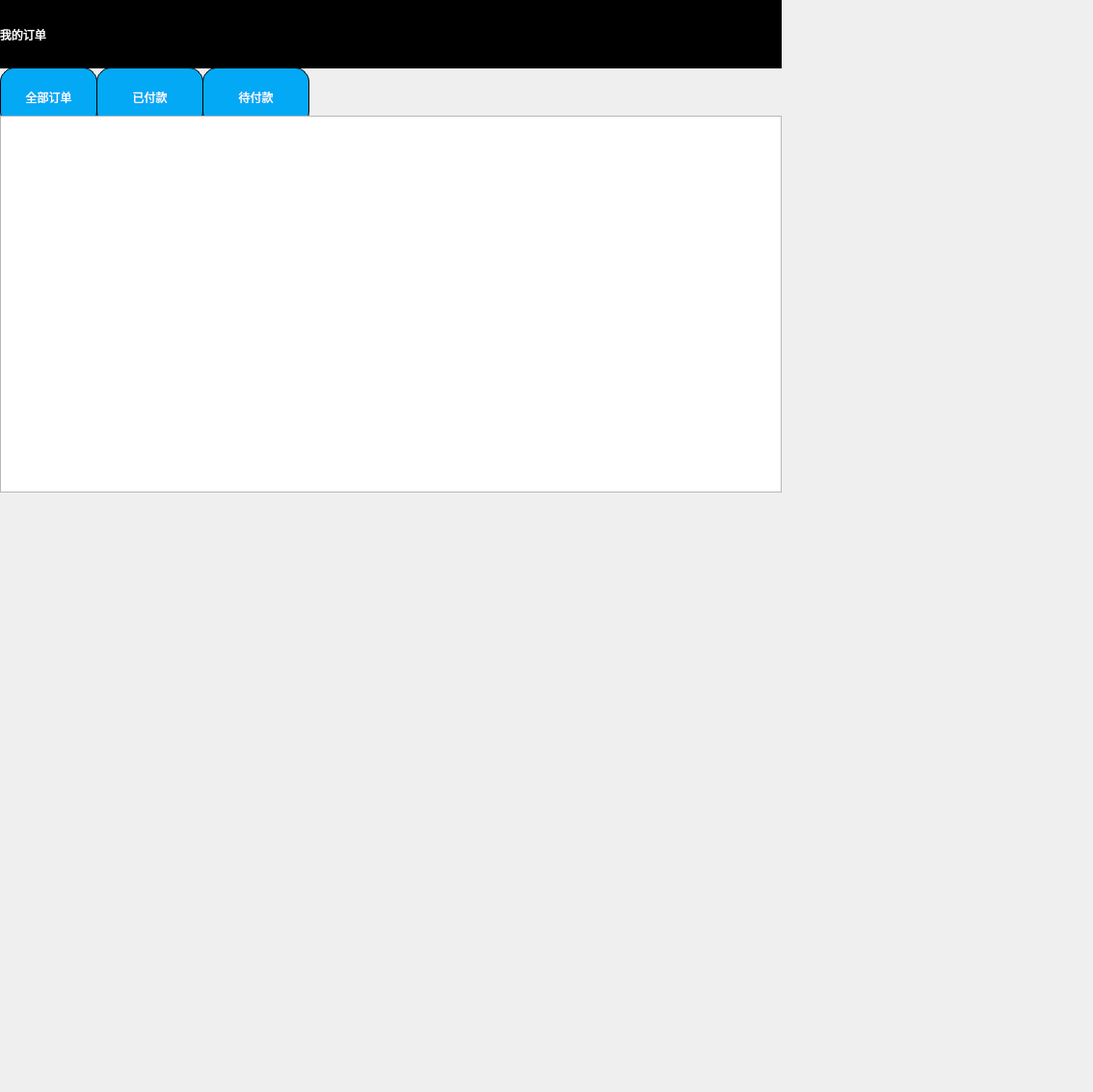
<?xml version="1.0" encoding="UTF-8"?>
<ui version="4.0">
 <class>Order</class>
 <widget class="QDialog" name="Order">
  <property name="geometry">
   <rect>
    <x>0</x>
    <y>0</y>
    <width>1134</width>
    <height>1133</height>
   </rect>
  </property>
  <property name="windowTitle">
   <string>Dialog</string>
  </property>
  <property name="styleSheet">
   <string notr="true"/>
  </property>
  <widget class="QLabel" name="label">
   <property name="geometry">
    <rect>
     <x>0</x>
     <y>0</y>
     <width>811</width>
     <height>71</height>
    </rect>
   </property>
   <property name="styleSheet">
    <string notr="true">background-color: rgb(0, 0, 0);
font: 15pt &quot;造字工房力黑（非商用）常规体&quot;;
color:#fff</string>
   </property>
   <property name="text">
    <string>我的订单</string>
   </property>
  </widget>
  <widget class="QPushButton" name="pushButton">
   <property name="geometry">
    <rect>
     <x>0</x>
     <y>70</y>
     <width>101</width>
     <height>61</height>
    </rect>
   </property>
   <property name="styleSheet">
    <string notr="true">	background:#03a9f4;
	color:#fff;
	border-radius:15px;
	border:1px solid black;</string>
   </property>
   <property name="text">
    <string>全部订单</string>
   </property>
  </widget>
  <widget class="QPushButton" name="pushButton_2">
   <property name="geometry">
    <rect>
     <x>100</x>
     <y>70</y>
     <width>111</width>
     <height>61</height>
    </rect>
   </property>
   <property name="styleSheet">
    <string notr="true">	background:#03a9f4;
	color:#fff;
	border-radius:15px;
	border:1px solid black;</string>
   </property>
   <property name="text">
    <string>已付款</string>
   </property>
  </widget>
  <widget class="QPushButton" name="pushButton_3">
   <property name="geometry">
    <rect>
     <x>210</x>
     <y>70</y>
     <width>111</width>
     <height>61</height>
    </rect>
   </property>
   <property name="styleSheet">
    <string notr="true">	background:#03a9f4;
	color:#fff;
	border-radius:15px;
	border:1px solid black;</string>
   </property>
   <property name="text">
    <string>待付款</string>
   </property>
  </widget>
  <widget class="QLabel" name="label_3">
   <property name="geometry">
    <rect>
     <x>-10</x>
     <y>60</y>
     <width>821</width>
     <height>61</height>
    </rect>
   </property>
   <property name="styleSheet">
    <string notr="true">background-image:url(:/image/customer-background.jpg)</string>
   </property>
   <property name="text">
    <string/>
   </property>
  </widget>
  <widget class="QTableView" name="tableView">
   <property name="geometry">
    <rect>
     <x>0</x>
     <y>120</y>
     <width>811</width>
     <height>391</height>
    </rect>
   </property>
  </widget>
  <widget class="QTableView" name="tableView_2">
   <property name="geometry">
    <rect>
     <x>0</x>
     <y>120</y>
     <width>811</width>
     <height>391</height>
    </rect>
   </property>
  </widget>
  <widget class="QTableView" name="tableView_3">
   <property name="geometry">
    <rect>
     <x>0</x>
     <y>120</y>
     <width>811</width>
     <height>391</height>
    </rect>
   </property>
  </widget>
  <zorder>label_3</zorder>
  <zorder>label</zorder>
  <zorder>pushButton</zorder>
  <zorder>pushButton_2</zorder>
  <zorder>pushButton_3</zorder>
  <zorder>tableView</zorder>
  <zorder>tableView_2</zorder>
  <zorder>tableView_3</zorder>
 </widget>
 <resources/>
 <connections/>
</ui>
